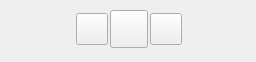
<?xml version="1.0" encoding="UTF-8"?>
<ui version="4.0">
 <class>playKitWidget</class>
 <widget class="QWidget" name="playKitWidget">
  <property name="geometry">
   <rect>
    <x>0</x>
    <y>0</y>
    <width>256</width>
    <height>62</height>
   </rect>
  </property>
  <property name="sizePolicy">
   <sizepolicy hsizetype="Fixed" vsizetype="Fixed">
    <horstretch>0</horstretch>
    <verstretch>0</verstretch>
   </sizepolicy>
  </property>
  <property name="minimumSize">
   <size>
    <width>256</width>
    <height>62</height>
   </size>
  </property>
  <property name="maximumSize">
   <size>
    <width>256</width>
    <height>62</height>
   </size>
  </property>
  <property name="windowTitle">
   <string>CGMPlayKitWidget</string>
  </property>
  <widget class="QPushButton" name="nextBtn">
   <property name="geometry">
    <rect>
     <x>150</x>
     <y>13</y>
     <width>32</width>
     <height>32</height>
    </rect>
   </property>
   <property name="sizePolicy">
    <sizepolicy hsizetype="Fixed" vsizetype="Fixed">
     <horstretch>0</horstretch>
     <verstretch>0</verstretch>
    </sizepolicy>
   </property>
   <property name="minimumSize">
    <size>
     <width>32</width>
     <height>32</height>
    </size>
   </property>
   <property name="maximumSize">
    <size>
     <width>32</width>
     <height>32</height>
    </size>
   </property>
   <property name="toolTip">
    <string>下一首</string>
   </property>
   <property name="text">
    <string/>
   </property>
  </widget>
  <widget class="QPushButton" name="lastBtn">
   <property name="geometry">
    <rect>
     <x>76</x>
     <y>13</y>
     <width>32</width>
     <height>32</height>
    </rect>
   </property>
   <property name="sizePolicy">
    <sizepolicy hsizetype="Fixed" vsizetype="Fixed">
     <horstretch>0</horstretch>
     <verstretch>0</verstretch>
    </sizepolicy>
   </property>
   <property name="minimumSize">
    <size>
     <width>32</width>
     <height>32</height>
    </size>
   </property>
   <property name="maximumSize">
    <size>
     <width>32</width>
     <height>32</height>
    </size>
   </property>
   <property name="toolTip">
    <string>上一首</string>
   </property>
   <property name="text">
    <string/>
   </property>
  </widget>
  <widget class="QPushButton" name="playBtn">
   <property name="geometry">
    <rect>
     <x>110</x>
     <y>10</y>
     <width>38</width>
     <height>38</height>
    </rect>
   </property>
   <property name="sizePolicy">
    <sizepolicy hsizetype="Fixed" vsizetype="Fixed">
     <horstretch>0</horstretch>
     <verstretch>0</verstretch>
    </sizepolicy>
   </property>
   <property name="minimumSize">
    <size>
     <width>38</width>
     <height>38</height>
    </size>
   </property>
   <property name="maximumSize">
    <size>
     <width>38</width>
     <height>38</height>
    </size>
   </property>
   <property name="toolTip">
    <string>播放/暂停</string>
   </property>
   <property name="text">
    <string/>
   </property>
   <property name="checkable">
    <bool>true</bool>
   </property>
  </widget>
  <widget class="QLabel" name="playKitBackground">
   <property name="geometry">
    <rect>
     <x>0</x>
     <y>0</y>
     <width>256</width>
     <height>62</height>
    </rect>
   </property>
   <property name="sizePolicy">
    <sizepolicy hsizetype="Maximum" vsizetype="Maximum">
     <horstretch>0</horstretch>
     <verstretch>0</verstretch>
    </sizepolicy>
   </property>
   <property name="text">
    <string/>
   </property>
  </widget>
  <zorder>playKitBackground</zorder>
  <zorder>nextBtn</zorder>
  <zorder>lastBtn</zorder>
  <zorder>playBtn</zorder>
 </widget>
 <layoutdefault spacing="6" margin="11"/>
 <resources/>
 <connections/>
</ui>
